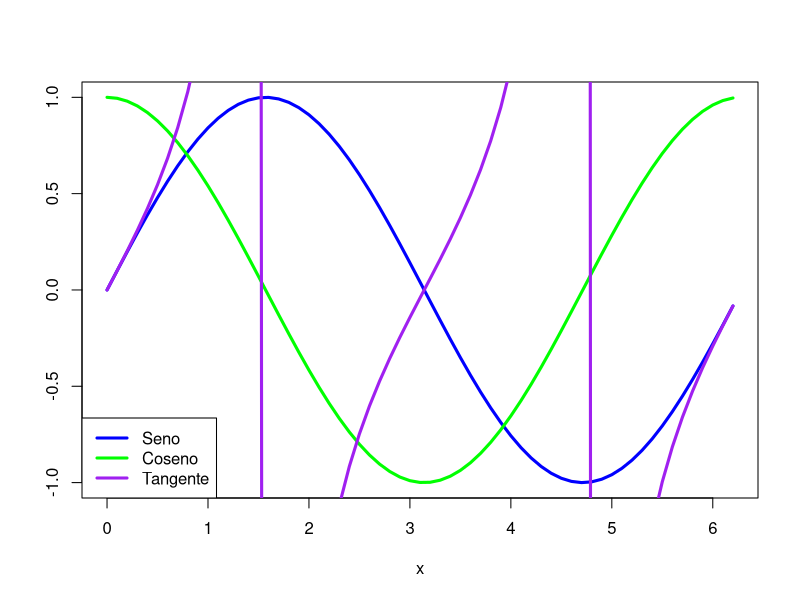

The R source for this figure:
## ---- chunk 1
knitr::opts_chunk$set(echo = TRUE, comment = NA)
## ---- chunk 2
2+2
77%/%5
77%%5
## ---- chunk 3
sqrt(9)
log(exp(1))
log(1000,10)
log10(1000)
## ---- chunk 4
factorial(5)
choose(4,2)
factorial(6)
factorial(5)*6
## ---- chunk 5
sin(pi/2)
cos(pi)
tan(0)
## ---- chunk 6
x = seq(0,2*pi,0.1)
plot(x,sin(x),type="l",col="blue",lwd=3, xlab=expression(x), ylab="")
lines(x,cos(x),col="green",lwd=3)
lines(x, tan(x), col="purple",lwd=3)
legend("bottomleft",col=c("blue","green","purple"),
     legend=c("Seno","Coseno", "Tangente"), lwd=3, bty="l")
## ---- chunk 7
print(pi,5)
round(pi,5)
floor(pi)
ceiling(pi)
## ---- chunk 8
miVariable = 4
doble = function(x){2*x}
doble(miVariable)
cuadrado = function(x){x^2}
cuadrado(miVariable)
## ---- chunk 9
z = 2+3i
z2 = complex(real = 2, imaginary = -3)
Re(z)
Im(z)
Conj(z2)
